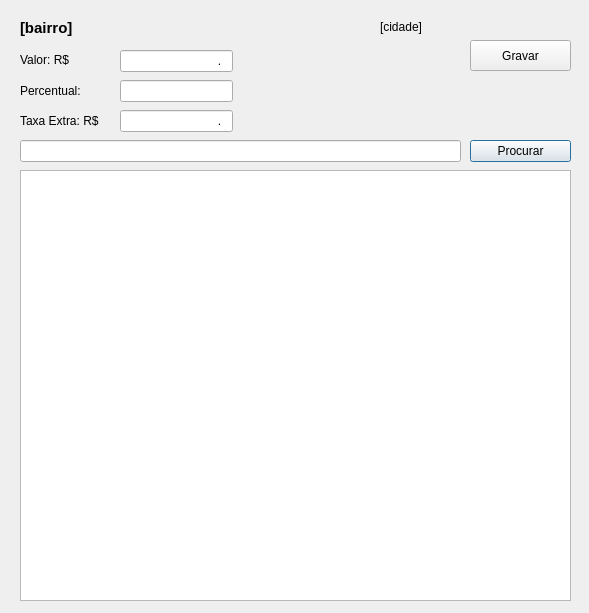
<?xml version="1.0" encoding="UTF-8"?>
<ui version="4.0">
 <class>PrecoEntrega</class>
 <widget class="QDialog" name="PrecoEntrega">
  <property name="geometry">
   <rect>
    <x>0</x>
    <y>0</y>
    <width>589</width>
    <height>613</height>
   </rect>
  </property>
  <property name="windowTitle">
   <string>Dialog</string>
  </property>
  <widget class="QPushButton" name="pushButton_procurar">
   <property name="geometry">
    <rect>
     <x>470</x>
     <y>140</y>
     <width>101</width>
     <height>22</height>
    </rect>
   </property>
   <property name="text">
    <string>Procurar</string>
   </property>
  </widget>
  <widget class="QTableView" name="tableView_entrega">
   <property name="geometry">
    <rect>
     <x>20</x>
     <y>170</y>
     <width>551</width>
     <height>431</height>
    </rect>
   </property>
  </widget>
  <widget class="QLineEdit" name="lineEdit_procurabairro">
   <property name="geometry">
    <rect>
     <x>20</x>
     <y>140</y>
     <width>441</width>
     <height>22</height>
    </rect>
   </property>
   <property name="toolTip">
    <string>&lt;html&gt;&lt;head/&gt;&lt;body&gt;&lt;p&gt;Entre com bairro ou rua&lt;/p&gt;&lt;/body&gt;&lt;/html&gt;</string>
   </property>
   <property name="clearButtonEnabled">
    <bool>true</bool>
   </property>
  </widget>
  <widget class="QLineEdit" name="lineEdit_extra">
   <property name="geometry">
    <rect>
     <x>120</x>
     <y>110</y>
     <width>113</width>
     <height>22</height>
    </rect>
   </property>
   <property name="inputMask">
    <string>000.00</string>
   </property>
   <property name="alignment">
    <set>Qt::AlignRight|Qt::AlignTrailing|Qt::AlignVCenter</set>
   </property>
   <property name="clearButtonEnabled">
    <bool>false</bool>
   </property>
  </widget>
  <widget class="QLabel" name="label_bairro">
   <property name="geometry">
    <rect>
     <x>20</x>
     <y>20</y>
     <width>341</width>
     <height>16</height>
    </rect>
   </property>
   <property name="font">
    <font>
     <pointsize>11</pointsize>
     <weight>75</weight>
     <bold>true</bold>
    </font>
   </property>
   <property name="text">
    <string>[bairro]</string>
   </property>
  </widget>
  <widget class="QLabel" name="label_cidade">
   <property name="geometry">
    <rect>
     <x>380</x>
     <y>20</y>
     <width>59</width>
     <height>14</height>
    </rect>
   </property>
   <property name="text">
    <string>[cidade]</string>
   </property>
  </widget>
  <widget class="QLabel" name="label_3">
   <property name="geometry">
    <rect>
     <x>20</x>
     <y>50</y>
     <width>59</width>
     <height>20</height>
    </rect>
   </property>
   <property name="text">
    <string>Valor: R$</string>
   </property>
  </widget>
  <widget class="QLabel" name="label_4">
   <property name="geometry">
    <rect>
     <x>20</x>
     <y>80</y>
     <width>81</width>
     <height>21</height>
    </rect>
   </property>
   <property name="text">
    <string>Percentual:</string>
   </property>
  </widget>
  <widget class="QLabel" name="label_5">
   <property name="geometry">
    <rect>
     <x>20</x>
     <y>110</y>
     <width>101</width>
     <height>21</height>
    </rect>
   </property>
   <property name="text">
    <string>Taxa Extra: R$</string>
   </property>
  </widget>
  <widget class="QLineEdit" name="lineEdit_percentual">
   <property name="geometry">
    <rect>
     <x>120</x>
     <y>80</y>
     <width>113</width>
     <height>22</height>
    </rect>
   </property>
   <property name="inputMask">
    <string>00</string>
   </property>
   <property name="alignment">
    <set>Qt::AlignRight|Qt::AlignTrailing|Qt::AlignVCenter</set>
   </property>
   <property name="placeholderText">
    <string extracomment="%"/>
   </property>
   <property name="clearButtonEnabled">
    <bool>false</bool>
   </property>
  </widget>
  <widget class="QLineEdit" name="lineEdit_valor">
   <property name="geometry">
    <rect>
     <x>120</x>
     <y>50</y>
     <width>113</width>
     <height>22</height>
    </rect>
   </property>
   <property name="inputMask">
    <string>000.00</string>
   </property>
   <property name="alignment">
    <set>Qt::AlignRight|Qt::AlignTrailing|Qt::AlignVCenter</set>
   </property>
   <property name="placeholderText">
    <string extracomment="R$"/>
   </property>
   <property name="clearButtonEnabled">
    <bool>false</bool>
   </property>
  </widget>
  <widget class="QPushButton" name="pushButton_gravar">
   <property name="geometry">
    <rect>
     <x>470</x>
     <y>40</y>
     <width>101</width>
     <height>31</height>
    </rect>
   </property>
   <property name="text">
    <string>Gravar</string>
   </property>
  </widget>
 </widget>
 <resources/>
 <connections/>
</ui>
